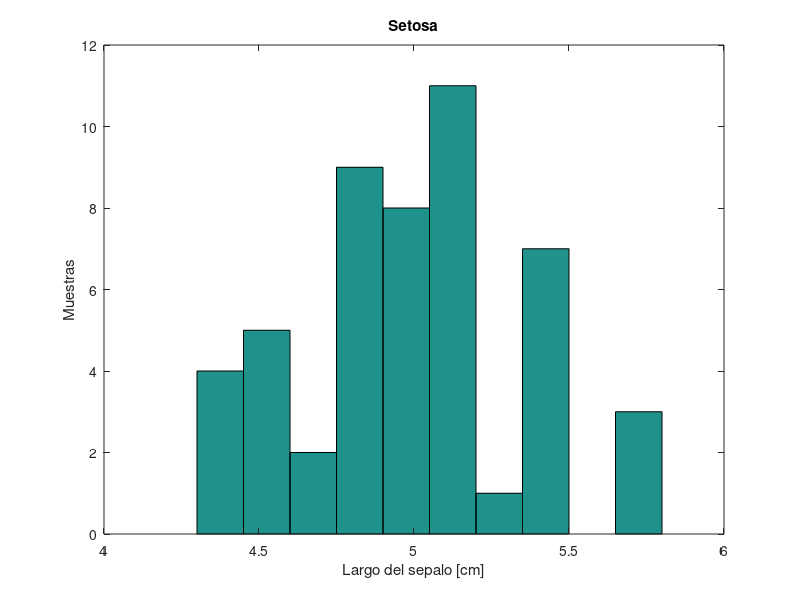
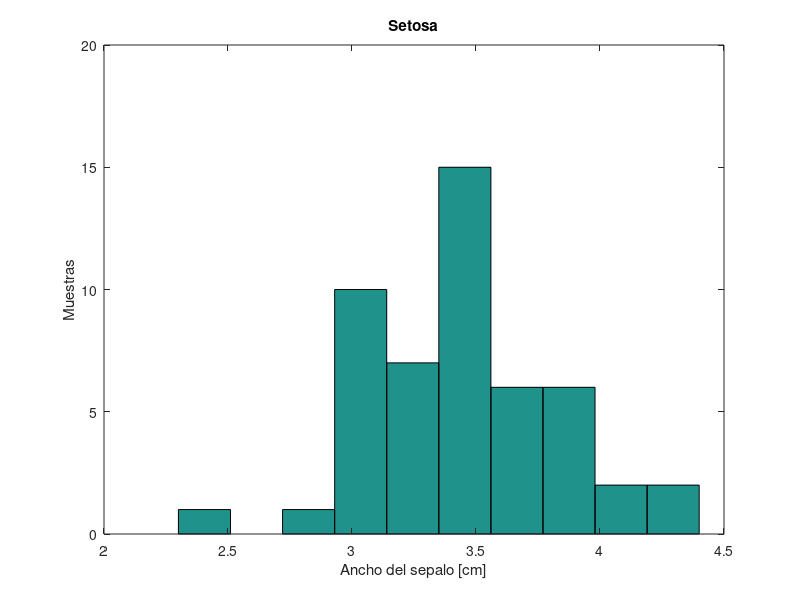
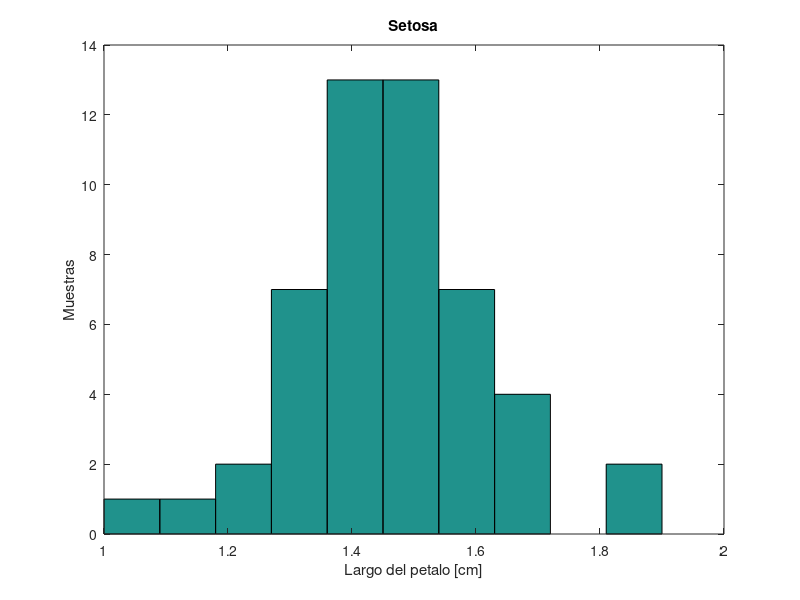
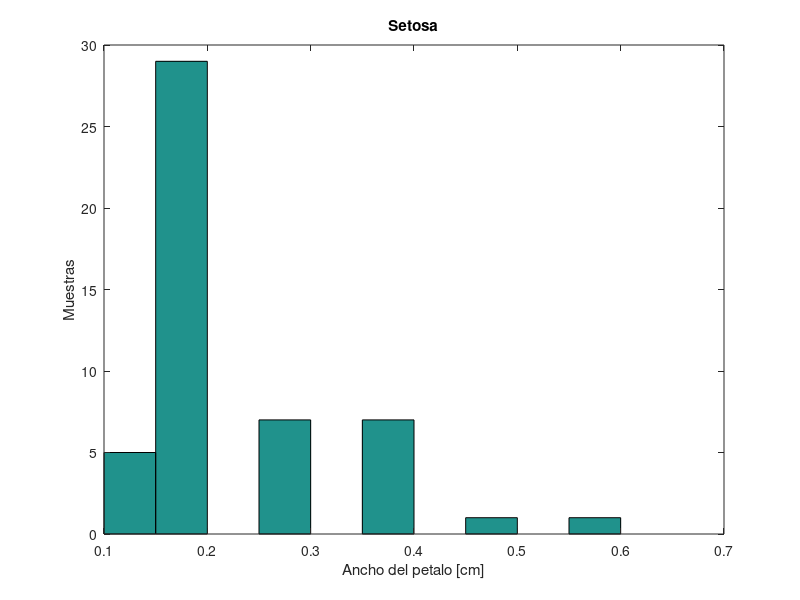

These figures' MATLAB source, in order:
function cell = e_3a()
	load fisheriris;
	h{1} = meas(1:50, :);
	h{2} = meas(51:100, :);
	h{3} = meas(101:150, :);
	name{1} = 'Setosa';
	name{2} = 'Versicolor';
	name{3} = 'Virginica';
	
	for i=1:3
		figure;
		hist(h{i}(:,1));
		title(name{i});
		xlabel('Largo del sepalo [cm]');
		ylabel('Muestras');
		figure;
		hist(h{i}(:,2));
		title(name{i});
		xlabel('Ancho del sepalo [cm]');
		ylabel('Muestras');
		figure;
		hist(h{i}(:,3));
		title(name{i});
		xlabel('Largo del petalo [cm]');
		ylabel('Muestras');
		figure;
		hist(h{i}(:,4));
		title(name{i});
		xlabel('Ancho del petalo [cm]');
		ylabel('Muestras');
	end
	
end
